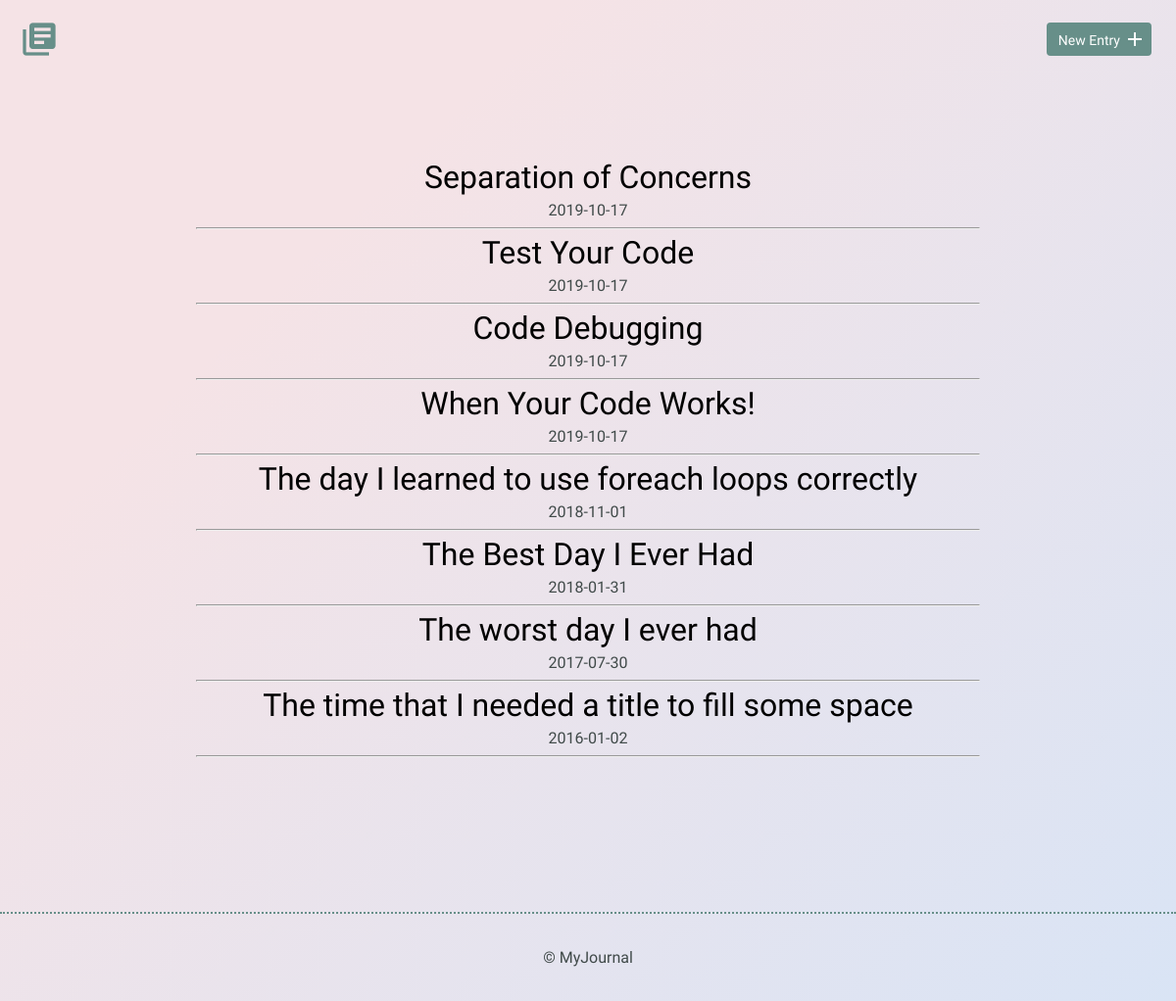
Before: / with the older database file.
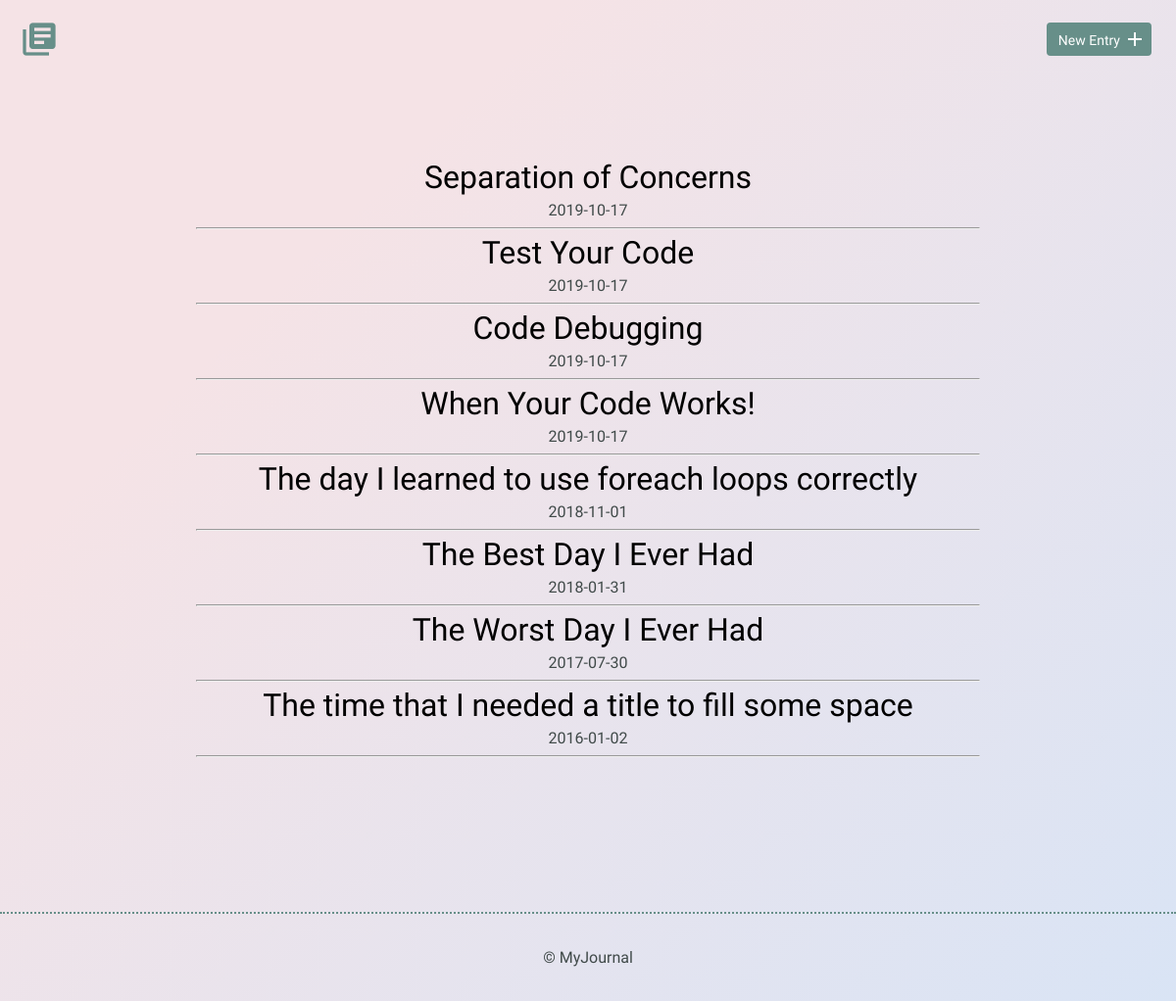
After: the same page with the newer database file.
### tables this page shows
CREATE TABLE "entries" (
	`id`	INTEGER,
	`title`	TEXT,
	`date`	TEXT,
	`time_spent`	INTEGER,
	`learned`	BLOB,
	`resources`	BLOB,
	PRIMARY KEY(`id`)
);

### inc/functions.php (the view, shortened to what this page needs)
<?php
function get_journal_entries() {
	include 'inc/dbconnection.php';
	try {
		$results = $db->query("SELECT * FROM entries ORDER BY date DESC");
	} catch (Exception $e) {
		echo $e->getMessage();
		return array();
	}
	return $results->fetchAll(PDO::FETCH_ASSOC);
}
function print_journal_entries() {
	foreach (get_journal_entries() as $entry) {
		echo "<h2><a href='detail.php?id=";
		echo $entry['id'] . " '> ";
		echo $entry['title'];
		echo "</a></h2>";
		echo "<time>";
		echo $entry['date'];
		echo "</time>";
		echo "<hr>";
	}
}

Changed rows visible on the page:
changed entries: title "The worst day I ever had" → "The Worst Day I Ever Had"
